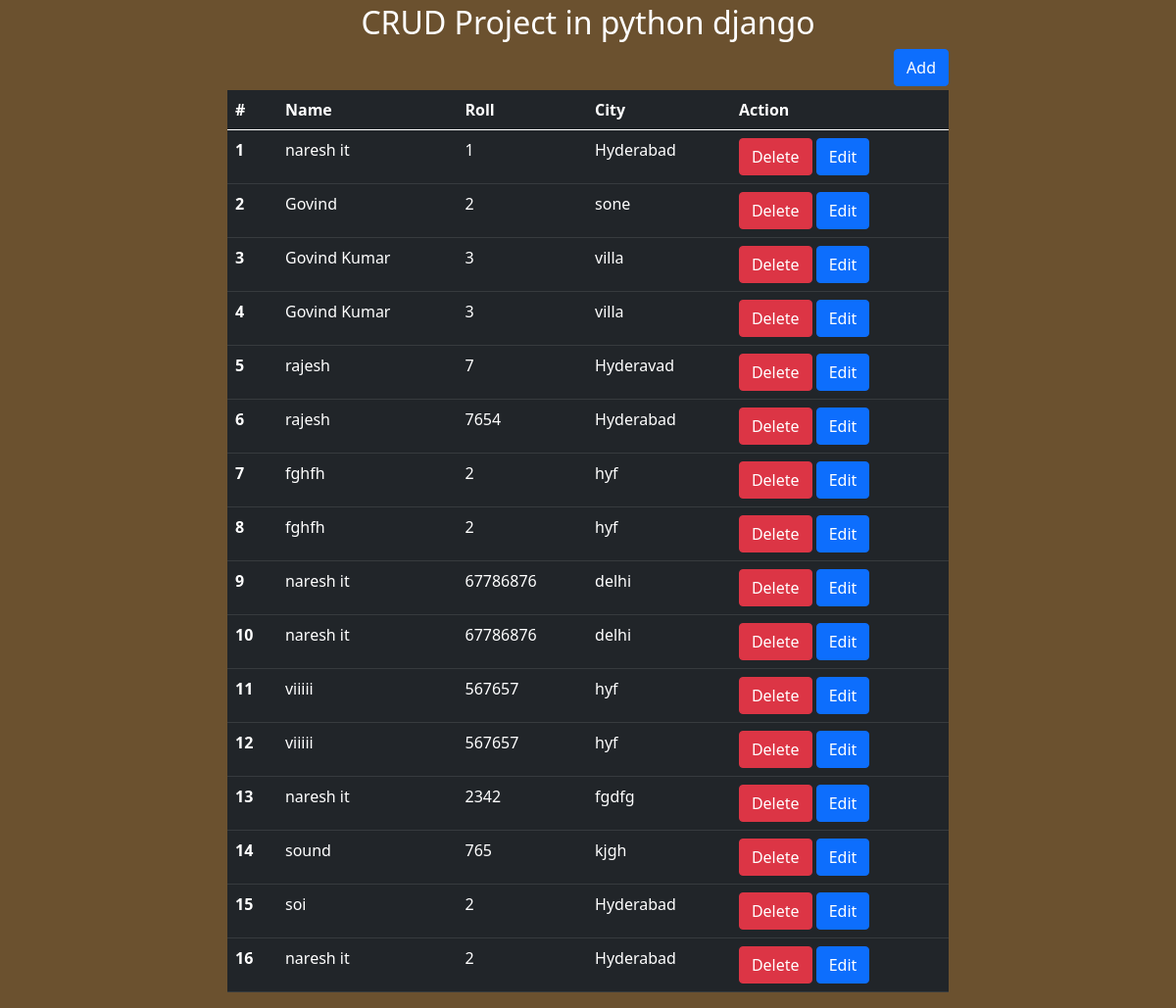
/home/, run on the app's committed database.
### app1/models.py (models this page shows)
class Student(models.Model):
    name = models.CharField(max_length=60)
    roll = models.IntegerField()
    city = models.CharField(max_length=100)

### app1/views.py (the view)
# urls.py: 2. Add a URL to urlpatterns:  path('', views.home, name='home')
def home(request):
    stu_data = Student.objects.all()
    return render(request,'home.html',{'studata':stu_data})

### templates/home.html (shortened to what this page needs)
{% extends 'base.html'%}
{% block body %}
<section class="container">
    <div class="row justify-content-around mt-1">
        <div class="col-sm-8">
          <h2 class="text-center" style="color: white;">CRUD Project in python django</h2>
            <a href="{% url 'add-student' %}" class="btn btn-primary float-end">Add</a>
        </div>
    </div>
    <div class="row justify-content-around  mt-1">
        <div class="col-sm-8 ">
            <table class="table table-dark table-hover">
                <thead>
                    <tr>
                      <th scope="col">#</th>
                      <th scope="col">Name</th>
                      <th scope="col">Roll</th>
                      <th scope="col">City</th>
                      <th scope="col">Action</th>
                    </tr>
                  </thead>
                  <tbody>
                    {% for stud in studata %}
                    <tr>
                      <th scope="row">{{forloop.counter}}</th>
                      <td>{{stud.name}}</td>
                      <td>{{stud.roll}}</td>
                      <td>{{stud.city}}</td>
                      <td>
                        <form action="" method="POST">
                        <input type="submit" value="Delete" class="btn btn-danger btn-ms">
                        <input type="submit" value="Edit" class="btn btn-primary btn-ms">
                        </form>
                      </td>
                    </tr>
                    {% endfor %}
                  </tbody>
              </table>
        </div>
    </div>
</section>
{% endblock body %}

### templates/base.html (shortened to what this page needs)
<!doctype html>
<html lang="en">
    {% load static %}
  <head>
    <link href="https://cdn.jsdelivr.net/npm/bootstrap@5.0.2/dist/css/bootstrap.min.css" rel="stylesheet">
  </head>
  <body>
    {% block body %}
    {% endblock body %}
    <link rel="stylesheet" href="{% static 'css/base.css' %}">
  </body>
</html>

### app1/static/css/base.css (style rules this page uses)
body { background-color: rgb(107, 81, 47); }

### data on the page
Student: name "naresh it", roll "1", city "Hyderabad"
Student: name "Govind", roll "2", city "sone"
Student: name "Govind Kumar", roll "3", city "villa"
Student: name "Govind Kumar", roll "3", city "villa"
Student: name "rajesh", roll "7", city "Hyderavad"
Student: name "rajesh", roll "7654", city "Hyderabad"
Student: name "fghfh", roll "2", city "hyf"
Student: name "fghfh", roll "2", city "hyf"
Student: name "naresh it", roll "67786876", city "delhi"
Student: name "naresh it", roll "67786876", city "delhi"
Student: name "viiiii", roll "567657", city "hyf"
Student: name "viiiii", roll "567657", city "hyf"
Student: name "naresh it", roll "2342", city "fgdfg"
Student: name "sound", roll "765", city "kjgh"
Student: name "soi", roll "2", city "Hyderabad"
Student: name "naresh it", roll "2", city "Hyderabad"
